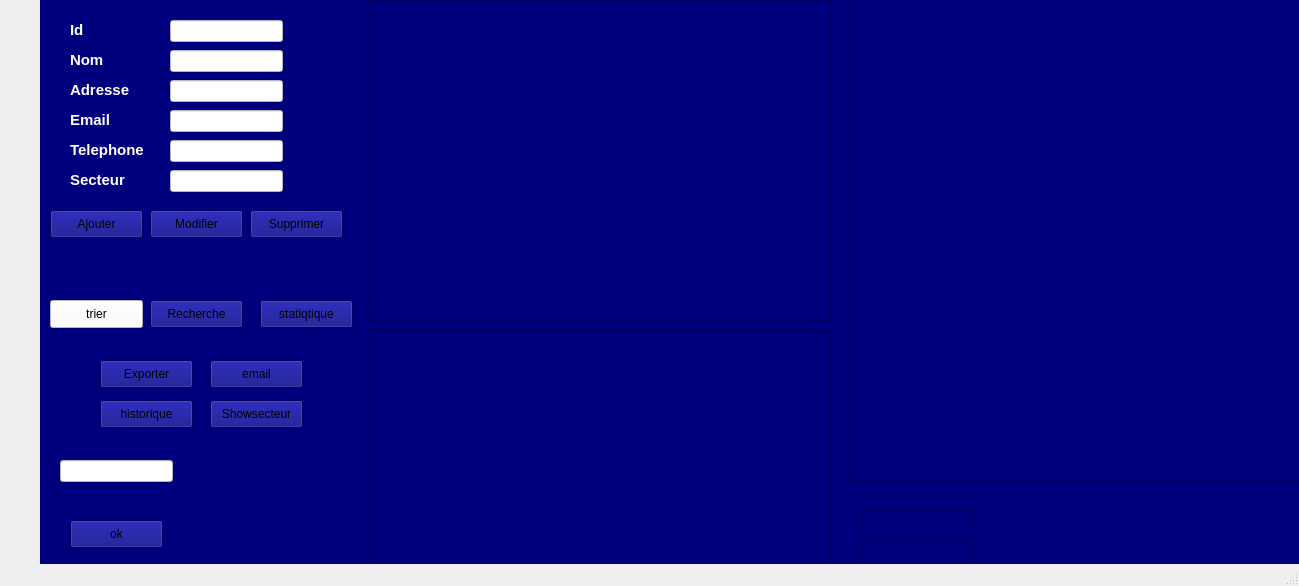
<?xml version="1.0" encoding="UTF-8"?>
<ui version="4.0">
 <class>gestiondefournisseur</class>
 <widget class="QMainWindow" name="gestiondefournisseur">
  <property name="geometry">
   <rect>
    <x>0</x>
    <y>0</y>
    <width>1299</width>
    <height>586</height>
   </rect>
  </property>
  <property name="windowTitle">
   <string>gestiondefournisseur</string>
  </property>
  <widget class="QWidget" name="centralwidget">
   <widget class="QStackedWidget" name="stackedWidget">
    <property name="geometry">
     <rect>
      <x>40</x>
      <y>-10</y>
      <width>1321</width>
      <height>681</height>
     </rect>
    </property>
    <property name="styleSheet">
     <string notr="true">background-color: rgb(0, 0, 127);</string>
    </property>
    <widget class="QWidget" name="page">
     <widget class="QLabel" name="label_14">
      <property name="geometry">
       <rect>
        <x>30</x>
        <y>30</y>
        <width>61</width>
        <height>21</height>
       </rect>
      </property>
      <property name="text">
       <string>&lt;html&gt;&lt;head/&gt;&lt;body&gt;&lt;p&gt;&lt;span style=&quot; font-size:11pt; font-weight:600; color:#ffffff;&quot;&gt;Id&lt;/span&gt;&lt;/p&gt;&lt;/body&gt;&lt;/html&gt;</string>
      </property>
     </widget>
     <widget class="QLabel" name="label_15">
      <property name="geometry">
       <rect>
        <x>30</x>
        <y>60</y>
        <width>61</width>
        <height>21</height>
       </rect>
      </property>
      <property name="text">
       <string>&lt;html&gt;&lt;head/&gt;&lt;body&gt;&lt;p&gt;&lt;span style=&quot; font-size:11pt; font-weight:600; color:#ffffff;&quot;&gt;Nom&lt;/span&gt;&lt;/p&gt;&lt;/body&gt;&lt;/html&gt;</string>
      </property>
     </widget>
     <widget class="QLabel" name="label_16">
      <property name="geometry">
       <rect>
        <x>30</x>
        <y>90</y>
        <width>71</width>
        <height>21</height>
       </rect>
      </property>
      <property name="text">
       <string>&lt;html&gt;&lt;head/&gt;&lt;body&gt;&lt;p&gt;&lt;span style=&quot; font-size:11pt; font-weight:600; color:#ffffff;&quot;&gt;Adresse&lt;/span&gt;&lt;/p&gt;&lt;/body&gt;&lt;/html&gt;</string>
      </property>
     </widget>
     <widget class="QLabel" name="label_17">
      <property name="geometry">
       <rect>
        <x>30</x>
        <y>120</y>
        <width>61</width>
        <height>20</height>
       </rect>
      </property>
      <property name="text">
       <string>&lt;html&gt;&lt;head/&gt;&lt;body&gt;&lt;p&gt;&lt;span style=&quot; font-size:11pt; font-weight:600; color:#ffffff;&quot;&gt;Email&lt;/span&gt;&lt;/p&gt;&lt;/body&gt;&lt;/html&gt;</string>
      </property>
     </widget>
     <widget class="QLabel" name="label_18">
      <property name="geometry">
       <rect>
        <x>30</x>
        <y>150</y>
        <width>101</width>
        <height>21</height>
       </rect>
      </property>
      <property name="text">
       <string>&lt;html&gt;&lt;head/&gt;&lt;body&gt;&lt;p&gt;&lt;span style=&quot; font-size:11pt; font-weight:600; color:#ffffff;&quot;&gt;Telephone&lt;/span&gt;&lt;/p&gt;&lt;/body&gt;&lt;/html&gt;</string>
      </property>
     </widget>
     <widget class="QLabel" name="label_19">
      <property name="geometry">
       <rect>
        <x>30</x>
        <y>180</y>
        <width>71</width>
        <height>21</height>
       </rect>
      </property>
      <property name="text">
       <string>&lt;html&gt;&lt;head/&gt;&lt;body&gt;&lt;p&gt;&lt;span style=&quot; font-size:11pt; font-weight:600; color:#ffffff;&quot;&gt;Secteur&lt;/span&gt;&lt;/p&gt;&lt;/body&gt;&lt;/html&gt;</string>
      </property>
     </widget>
     <widget class="QLineEdit" name="lineEdit_ID_2">
      <property name="geometry">
       <rect>
        <x>130</x>
        <y>30</y>
        <width>113</width>
        <height>22</height>
       </rect>
      </property>
      <property name="styleSheet">
       <string notr="true">background-color: rgb(255, 255, 255);</string>
      </property>
     </widget>
     <widget class="QLineEdit" name="lineEdit_nom_3">
      <property name="geometry">
       <rect>
        <x>130</x>
        <y>60</y>
        <width>113</width>
        <height>22</height>
       </rect>
      </property>
      <property name="styleSheet">
       <string notr="true">background-color: rgb(255, 255, 255);</string>
      </property>
     </widget>
     <widget class="QLineEdit" name="lineEdit_adresse_3">
      <property name="geometry">
       <rect>
        <x>130</x>
        <y>90</y>
        <width>113</width>
        <height>22</height>
       </rect>
      </property>
      <property name="styleSheet">
       <string notr="true">background-color: rgb(255, 255, 255);</string>
      </property>
     </widget>
     <widget class="QLineEdit" name="lineEdit_email_3">
      <property name="geometry">
       <rect>
        <x>130</x>
        <y>120</y>
        <width>113</width>
        <height>22</height>
       </rect>
      </property>
      <property name="styleSheet">
       <string notr="true">background-color: rgb(255, 255, 255);</string>
      </property>
     </widget>
     <widget class="QLineEdit" name="lineEdit_telephone_3">
      <property name="geometry">
       <rect>
        <x>130</x>
        <y>150</y>
        <width>113</width>
        <height>22</height>
       </rect>
      </property>
      <property name="styleSheet">
       <string notr="true">background-color: rgb(255, 255, 255);</string>
      </property>
     </widget>
     <widget class="QLineEdit" name="lineEdit_secteur_3">
      <property name="geometry">
       <rect>
        <x>130</x>
        <y>180</y>
        <width>113</width>
        <height>22</height>
       </rect>
      </property>
      <property name="styleSheet">
       <string notr="true">background-color: rgb(255, 255, 255);</string>
      </property>
     </widget>
     <widget class="QPushButton" name="pushButton_ajouter_2">
      <property name="geometry">
       <rect>
        <x>10</x>
        <y>220</y>
        <width>93</width>
        <height>28</height>
       </rect>
      </property>
      <property name="text">
       <string>Ajouter</string>
      </property>
     </widget>
     <widget class="QPushButton" name="pushButton_modifier_2">
      <property name="geometry">
       <rect>
        <x>110</x>
        <y>220</y>
        <width>93</width>
        <height>28</height>
       </rect>
      </property>
      <property name="text">
       <string>Modifier</string>
      </property>
     </widget>
     <widget class="QPushButton" name="pushButton_supprimer_2">
      <property name="geometry">
       <rect>
        <x>210</x>
        <y>220</y>
        <width>93</width>
        <height>28</height>
       </rect>
      </property>
      <property name="text">
       <string>Supprimer</string>
      </property>
     </widget>
     <widget class="QTableView" name="tableView_2">
      <property name="geometry">
       <rect>
        <x>330</x>
        <y>10</y>
        <width>461</width>
        <height>321</height>
       </rect>
      </property>
     </widget>
     <widget class="QPushButton" name="pushButton">
      <property name="geometry">
       <rect>
        <x>10</x>
        <y>310</y>
        <width>93</width>
        <height>28</height>
       </rect>
      </property>
      <property name="styleSheet">
       <string notr="true">background-color: rgb(255, 255, 255);</string>
      </property>
      <property name="text">
       <string>trier</string>
      </property>
     </widget>
     <widget class="QPushButton" name="pushButton_2">
      <property name="geometry">
       <rect>
        <x>110</x>
        <y>310</y>
        <width>93</width>
        <height>28</height>
       </rect>
      </property>
      <property name="text">
       <string>Recherche</string>
      </property>
     </widget>
     <widget class="QPushButton" name="pushButton_3">
      <property name="geometry">
       <rect>
        <x>220</x>
        <y>310</y>
        <width>93</width>
        <height>28</height>
       </rect>
      </property>
      <property name="text">
       <string>statiqtique</string>
      </property>
     </widget>
     <widget class="QGraphicsView" name="graphicsView">
      <property name="geometry">
       <rect>
        <x>810</x>
        <y>0</y>
        <width>491</width>
        <height>491</height>
       </rect>
      </property>
     </widget>
     <widget class="QPushButton" name="pushButton_4">
      <property name="geometry">
       <rect>
        <x>60</x>
        <y>370</y>
        <width>93</width>
        <height>28</height>
       </rect>
      </property>
      <property name="text">
       <string>Exporter</string>
      </property>
     </widget>
     <widget class="QPushButton" name="pushButton_5">
      <property name="geometry">
       <rect>
        <x>170</x>
        <y>370</y>
        <width>93</width>
        <height>28</height>
       </rect>
      </property>
      <property name="text">
       <string>email</string>
      </property>
     </widget>
     <widget class="QPushButton" name="pushButton_6">
      <property name="geometry">
       <rect>
        <x>60</x>
        <y>410</y>
        <width>93</width>
        <height>28</height>
       </rect>
      </property>
      <property name="text">
       <string>historique</string>
      </property>
     </widget>
     <widget class="QLineEdit" name="lineEdit">
      <property name="geometry">
       <rect>
        <x>820</x>
        <y>520</y>
        <width>113</width>
        <height>22</height>
       </rect>
      </property>
     </widget>
     <widget class="QTextEdit" name="textEdit">
      <property name="geometry">
       <rect>
        <x>820</x>
        <y>550</y>
        <width>111</width>
        <height>31</height>
       </rect>
      </property>
     </widget>
     <widget class="QPushButton" name="pushButton_8">
      <property name="geometry">
       <rect>
        <x>170</x>
        <y>410</y>
        <width>93</width>
        <height>28</height>
       </rect>
      </property>
      <property name="text">
       <string>Showsecteur</string>
      </property>
     </widget>
     <widget class="QGraphicsView" name="graphicsView_2">
      <property name="geometry">
       <rect>
        <x>330</x>
        <y>340</y>
        <width>461</width>
        <height>261</height>
       </rect>
      </property>
     </widget>
     <widget class="QLineEdit" name="lineEdit_reservationID">
      <property name="geometry">
       <rect>
        <x>20</x>
        <y>470</y>
        <width>113</width>
        <height>22</height>
       </rect>
      </property>
      <property name="styleSheet">
       <string notr="true">background-color: rgb(255, 255, 255);</string>
      </property>
     </widget>
     <widget class="QPushButton" name="pushButton_7">
      <property name="geometry">
       <rect>
        <x>30</x>
        <y>530</y>
        <width>93</width>
        <height>28</height>
       </rect>
      </property>
      <property name="text">
       <string>ok</string>
      </property>
     </widget>
    </widget>
    <widget class="QWidget" name="page_2"/>
   </widget>
  </widget>
  <widget class="QMenuBar" name="menubar">
   <property name="geometry">
    <rect>
     <x>0</x>
     <y>0</y>
     <width>1299</width>
     <height>26</height>
    </rect>
   </property>
  </widget>
  <widget class="QStatusBar" name="statusbar"/>
 </widget>
 <resources/>
 <connections/>
</ui>
